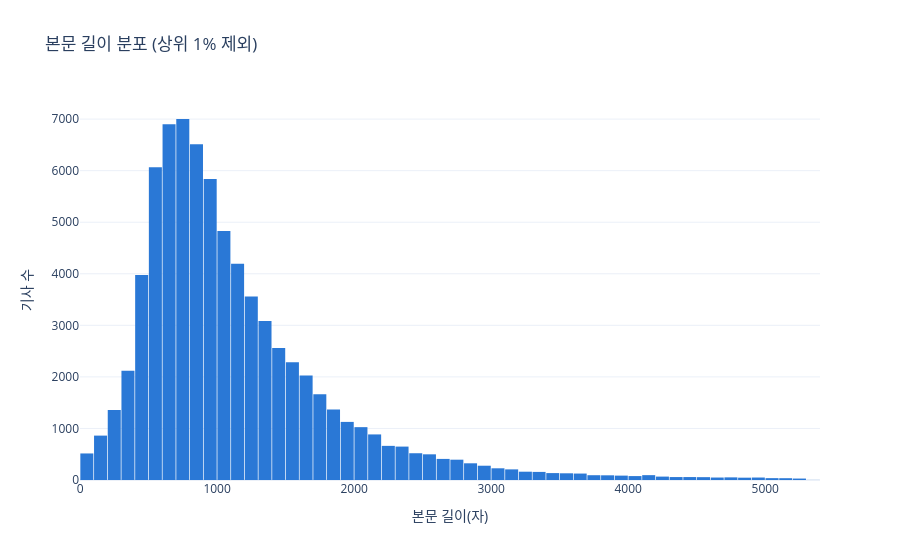

The notebook cell this image was saved under:
### Markdown cell above
## 3. 길이
- 본문 길이 분포, 과소·과다 문서 비율 → `QualityConfig.min_chars` 후보
- 짧은 문서와 가장 긴 문서를 직접 읽어 성격을 확인한다

### Code cell
print(news["body_len"].describe(percentiles=[.05, .1, .25, .5, .75, .9, .95, .99]).round(0))
for n in (100, 200, 300, 500):
    short = news["body_len"] < n
    print(f"본문 {n}자 미만: {short.sum():,}건 ({short.mean():.1%})")

q99 = news["body_len"].quantile(0.99)
fig = px.histogram(news[news["body_len"] <= q99], x="body_len", nbins=60, title="본문 길이 분포 (상위 1% 제외)",
                   labels={"body_len": "본문 길이(자)"}, color_discrete_sequence=SERIES[:1])
fig.update_layout(bargap=0.05, yaxis_title="기사 수")
fig.show()

print("--- 300자 미만 샘플: 최소 길이 기준 판단용")
show_samples(news[news["body_len"] < 300], 10, seed=1)
for n in (5_000, 10_000, 20_000):
    print(f"본문 {n:,}자 초과: {(news['body_len'] > n).sum():,}건")
print("\n--- 5,000~10,000자 샘플: 정상 장문 기사와 전문·녹취가 섞이는 구간인지 확인")
show_samples(news[news["body_len"].between(5_000, 10_000)], 10, seed=4, width=100)
print("\n--- 가장 긴 기사 10건: 청크를 과도하게 만드는 문서인지 확인")
display(news.nlargest(10, "body_len")[["body_len", "source", "title"]])

### Figure 1 — Plotly figure (JSON) as saved in the notebook; plotly's stock layout.template omitted (floating-point values rounded to 4 significant figures; data arrays with more than 128 entries replaced by an {"elided": "..."} marker saying what was removed)
{"data": [{"bingroup": "x", "hovertemplate": "본문 길이(자)=%{x}<br>count=%{y}<extra></extra>", "legendgroup": "", "marker": {"color": "#2a78d6", "pattern": {"shape": ""}}, "name": "", "nbinsx": 60, "orientation": "v", "showlegend": false, "type": "histogram", "x": {"elided": "75580 int values"}, "xaxis": "x", "yaxis": "y"}], "layout": {"bargap": 0.05, "barmode": "relative", "legend": {"tracegroupgap": 0}, "title": {"text": "본문 길이 분포 (상위 1% 제외)"}, "xaxis": {"anchor": "y", "domain": [0, 1], "title": {"text": "본문 길이(자)"}}, "yaxis": {"anchor": "x", "domain": [0, 1], "title": {"text": "기사 수"}}}}
